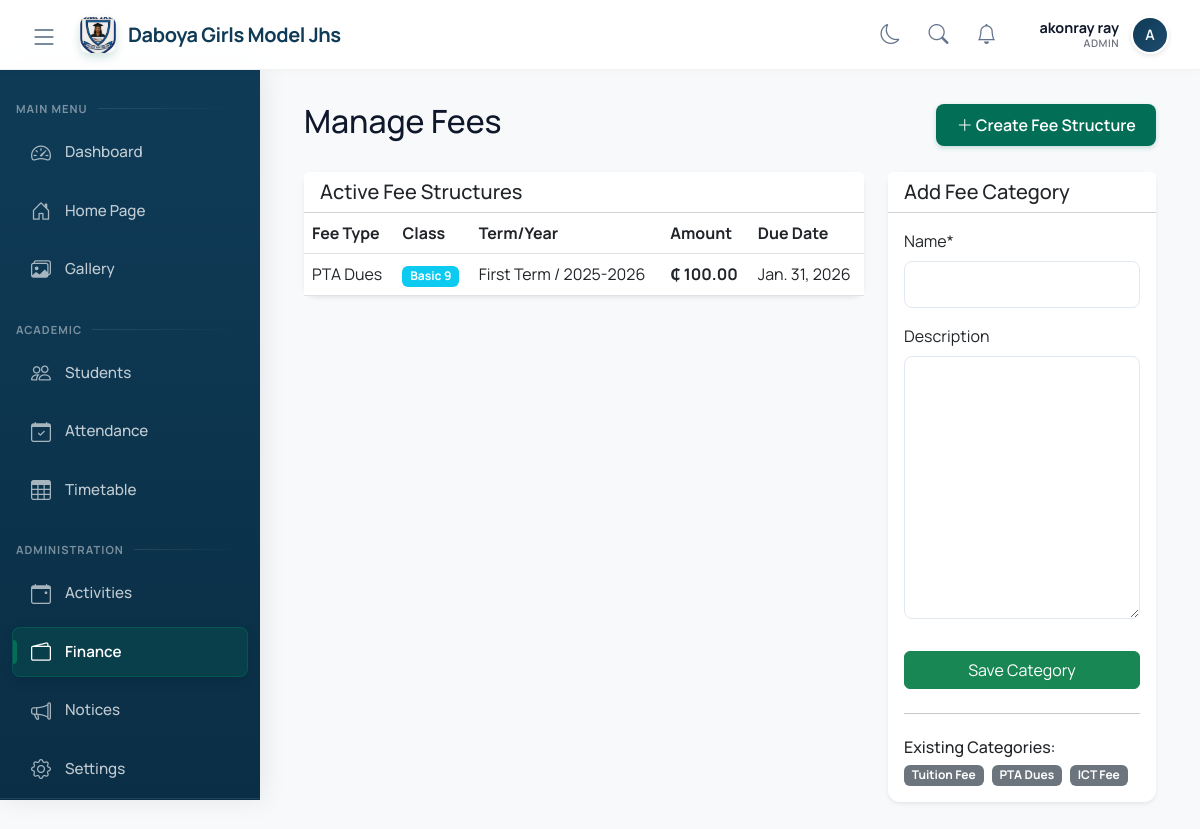
Screenshot of /finance/manage/ (signed in) with the database file from the repository.
### academics/models.py (models this page shows, shortened)
class SchoolInfo(models.Model):
    name = models.CharField(max_length=200, default="Daboya Girls Model JHS")
    address = models.TextField(default="P.O. Box 6, Daboya, North Gonja District")
    phone = models.CharField(max_length=50, default="024-0852910")
    email = models.EmailField(default="info@daboyagirlsmodel.edu.gh")
    motto = models.CharField(max_length=200, default="Success, Our Concern")
    logo = models.ImageField(upload_to='school_logo/', null=True, blank=True)
    class Meta:
        verbose_name_plural = "School Information"

class Class(models.Model):
    name = models.CharField(max_length=50)  # e.g., "Grade 10A", "Grade 9B"
    academic_year = models.ForeignKey(AcademicYear, on_delete=models.CASCADE)
    class_teacher = models.ForeignKey('teachers.Teacher', on_delete=models.SET_NULL,
                                     null=True, blank=True, related_name='managed_classes')
    class Meta:
        verbose_name_plural = "Classes"
        unique_together = ['name', 'academic_year']

class AcademicYear(models.Model):
    name = models.CharField(max_length=20)
    start_date = models.DateField()
    end_date = models.DateField()
    is_current = models.BooleanField(default=False)
    def __str__(self):
        return self.name
    class Meta:
        ordering = ['-start_date']

### accounts/models.py (models this page shows, shortened)
class User(AbstractUser):
    USER_TYPES = (
        ('admin', 'Admin'),
        ('teacher', 'Teacher'),
        ('student', 'Student'),
        ('parent', 'Parent'),
    )
    user_type = models.CharField(max_length=10, choices=USER_TYPES)
    phone = models.CharField(max_length=15, blank=True)
    address = models.TextField(blank=True)
    profile_picture = models.ImageField(upload_to='profiles/', null=True, blank=True)

### finance/models.py (models this page shows, shortened)
class FeeStructure(models.Model):
    head = models.ForeignKey(FeeHead, on_delete=models.CASCADE)
    class_level = models.ForeignKey(Class, on_delete=models.CASCADE, verbose_name="Class")
    academic_year = models.ForeignKey(AcademicYear, on_delete=models.CASCADE)
    term = models.CharField(max_length=20, choices=TERM_CHOICES)
    amount = models.DecimalField(max_digits=10, decimal_places=2)
    due_date = models.DateField(null=True, blank=True)
    class Meta:
        unique_together = ('head', 'class_level', 'academic_year', 'term')

class FeeHead(models.Model):
    name = models.CharField(max_length=100)
    description = models.TextField(blank=True)

### finance/views.py (the view)
# urls.py: path('manage/', views.manage_fees, name='manage_fees'),
@login_required
def manage_fees(request):
    if request.user.user_type != 'admin':
        return redirect('dashboard')
    heads = FeeHead.objects.all()
    structures = FeeStructure.objects.select_related('head', 'class_level', 'academic_year').order_by('-id')
    if request.method == 'POST':
        head_form = FeeHeadForm(request.POST)
        if head_form.is_valid():
            head_form.save()
            messages.success(request, 'Fee Type created')
            return redirect('finance:manage_fees')
    else:
        head_form = FeeHeadForm()
    return render(request, 'finance/manage_fees.html', {
        'heads': heads,
        'structures': structures,
        'head_form': head_form
    })

### finance/forms.py
class FeeHeadForm(forms.ModelForm):
    class Meta:
        model = FeeHead
        fields = ['name', 'description']

### academics/context_processors.py (called while the page is built)
def school_info(request):
    try:
        info = SchoolInfo.objects.first()
    except:
        info = None
    if not info:
        return {
            'school_name': "Daboya Girls Model JHS",
            'school_address': "P.O. Box 6, Daboya, North Gonja District",
            'school_motto': "Success, Our Concern",
        }
    return {
        'school_name': info.name,
        'school_address': info.address,
        'school_phone': info.phone,
        'school_email': info.email,
        'school_motto': info.motto,
        'school_logo': info.logo,
        'school_object': info
    }

### announcements/context_processors.py (called while the page is built)
def user_notifications(request):
    if request.user.is_authenticated:
        try:
            return {
                'unread_notifications': request.user.notifications.filter(is_read=False).order_by('-created_at')[:5],
                'unread_count': request.user.notifications.filter(is_read=False).count()
            }
        except (OperationalError, ProgrammingError):
            return {'unread_notifications': [], 'unread_count': 0}
    return {}

### templates/finance/manage_fees.html (shortened to what this page needs)
{% extends 'base.html' %}
{% load crispy_forms_tags %}
{% block content %}
<div class="container-fluid">
    <div class="d-flex justify-content-between align-items-center mb-4">
        <h2 class="page-title">Manage Fees</h2>
        <a href="{% url 'finance:create_fee_structure' %}" class="btn btn-primary"><i class="bi bi-plus-lg"></i> Create Fee Structure</a>
    </div>
    <div class="row">
        <div class="col-md-8">
            <div class="card border-0 shadow-sm">
                <div class="card-header bg-white">
                    <h5 class="mb-0">Active Fee Structures</h5>
                </div>
                <div class="table-responsive">
                    <table class="table table-hover align-middle mb-0">
                        <thead class="bg-light">
                            <tr>
                                <th>Fee Type</th>
                                <th>Class</th>
                                <th>Term/Year</th>
                                <th>Amount</th>
                                <th>Due Date</th>
                            </tr>
                        </thead>
                        <tbody>
                            {% for fee in structures %}
                            <tr>
                                <td>{{ fee.head.name }}</td>
                                <td><span class="badge bg-info">{{ fee.class_level.name }}</span></td>
                                <td>{{ fee.get_term_display }} / {{ fee.academic_year }}</td>
                                <td class="fw-bold">₵ {{ fee.amount }}</td>
                                <td>{{ fee.due_date|default:"-" }}</td>
                            </tr>
                            {% empty %}
                            <tr><td colspan="5" class="text-center text-muted">No fee structures found.</td></tr>
                            {% endfor %}
                        </tbody>
                    </table>
                </div>
            </div>
        </div>
        <div class="col-md-4">
            <div class="card border-0 shadow-sm">
                <div class="card-header bg-white">
                    <h5 class="mb-0">Add Fee Category</h5>
                </div>
                <div class="card-body">
                    <form method="post">
                        {{ head_form|crispy }}
                        <button type="submit" class="btn btn-success w-100 mt-3">Save Category</button>
                    </form>
                    <hr class="my-4">
                    <h6>Existing Categories:</h6>
                    <div class="d-flex flex-wrap gap-2">
                        {% for head in heads %}
                        <span class="badge bg-secondary">{{ head.name }}</span>
                        {% endfor %}
                    </div>
                </div>
            </div>
        </div>
    </div>
</div>
{% endblock %}

### templates/base.html (shortened to what this page needs)
{% load static %}
<!DOCTYPE html>
<html lang="en">
<head>
    <link href="https://cdn.jsdelivr.net/npm/bootstrap@5.3.0/dist/css/bootstrap.min.css" rel="stylesheet">
    <link rel="stylesheet" href="https://cdn.jsdelivr.net/npm/bootstrap-icons@1.11.0/font/bootstrap-icons.css">
</head>
<body>
    <div class="main-container {% if not user.is_authenticated %}public-layout{% endif %}">
        {% if user.is_authenticated %}
        <header class="header">
            <div class="container-fluid px-3 px-lg-4">
                <div class="d-flex justify-content-between align-items-center">
                    <div class="d-flex align-items-center gap-2">
                        <button class="header-action-btn d-none d-lg-block me-2" onclick="toggleSidebar()">
                            <i class="bi bi-list fs-3"></i>
                        </button>
                        <div class="navbar-brand m-0">
                            <div class="header-brand-icon">
                                {% if school_logo %}
                                    <img src="{{ school_logo.url }}" alt="Logo" style="width: 100%; height: 100%; object-fit: cover; border-radius: 8px;">
                                {% else %}
                                    GM
                                {% endif %}
                            </div>
                            <span class="d-none d-sm-block">{{ school_name|default:"Girls Model JHS" }}</span>
                        </div>
                    </div>
                    <div class="d-flex align-items-center gap-2">
                        <button class="header-action-btn d-none d-lg-flex" onclick="toggleTheme()" title="Toggle Dark Mode">
                            <i class="bi bi-moon fs-5" id="themeIcon"></i>
                        </button>
                        <button class="header-action-btn" data-bs-toggle="modal" data-bs-target="#searchModal" title="Search (Ctrl+K)">
                            <i class="bi bi-search fs-5"></i>
                        </button>
                        {% if user.is_authenticated %}
                        <div class="dropdown">
                            <button class="header-action-btn" type="button" data-bs-toggle="dropdown" aria-expanded="False">
                                <i class="bi bi-bell fs-5"></i>
                            </button>
                        </div>
                        {% endif %}
                        <a href="{% url 'dashboard' %}" class="user-info ms-2">
                            <div class="d-none d-md-block text-end lh-sm">
                                <div class="fw-bold" style="font-size: 0.9rem;">{{ user.get_full_name }}</div>
                                <div class="text-uppercase" style="font-size: 0.65rem; opacity: 0.6; font-weight: 600; letter-spacing: 0.5px;">{{ user.user_type }}</div>
                            </div>
                            <div class="user-avatar">
                                {{ user.get_full_name|first|upper }}
                            </div>
                        </a>
                    </div>
                </div>
            </div>
        </header>
        <nav class="sidebar" id="sidebar">
            <h4 class="mb-2">Main Menu</h4>
            <div class="nav-item">
                <a href="{% url 'dashboard' %}" class="nav-link {% if request.resolver_match.url_name == 'dashboard' %}active{% endif %}" title="Dashboard">
                    <i class="bi bi-speedometer2"></i>
                    <span>Dashboard</span>
                </a>
            </div>
            <div class="nav-item">
                <a href="{% url 'home' %}" class="nav-link {% if request.resolver_match.url_name == 'home' %}active{% endif %}" title="Home Page">
                    <i class="bi bi-house-door"></i>
                    <span>Home Page</span>
                </a>
            </div>
            <div class="nav-item">
                <a href="{% url 'academics:gallery' %}" class="nav-link {% if request.resolver_match.url_name == 'gallery' %}active{% endif %}" title="Gallery">
                    <i class="bi bi-images"></i>
                    <span>Gallery</span>
                </a>
            </div>
            {% if user.user_type == 'admin' or user.user_type == 'teacher' %}
            <h4 class="mb-2 mt-4">Academic</h4>
            <div class="nav-item">
                <a href="{% url 'students:student_list' %}" class="nav-link {% if request.resolver_match.url_name == 'student_list' %}active{% endif %}" title="Students">
                    <i class="bi bi-people"></i>
                    <span>Students</span>
                </a>
            </div>
            <div class="nav-item">
                <a href="{% url 'students:mark_attendance' %}" class="nav-link {% if request.resolver_match.url_name == 'mark_attendance' %}active{% endif %}" title="Attendance">
                    <i class="bi bi-calendar-check"></i>
                    <span>Attendance</span>
                </a>
            </div>
            <div class="nav-item">
                <a href="{% url 'academics:timetable' %}" class="nav-link {% if request.resolver_match.url_name == 'timetable' %}active{% endif %}" title="Timetable">
                    <i class="bi bi-table"></i>
                    <span>Timetable</span>
                </a>
            </div>
            {% endif %}
            {% if user.user_type == 'admin' %}
            <h4 class="mb-2 mt-4">Administration</h4>
            <div class="nav-item">
                <a href="{% url 'academics:manage_activities' %}" class="nav-link {% if request.resolver_match.url_name == 'manage_activities' %}active{% endif %}" title="Activities">
                    <i class="bi bi-calendar-event"></i>
                    <span>Activities</span>
                </a>
            </div>
            <div class="nav-item">
                <a href="{% url 'finance:dashboard' %}" class="nav-link {% if 'finance' in request.resolver_match.app_names %}active{% endif %}" title="Finance">
                    <i class="bi bi-wallet2"></i>
                    <span>Finance</span>
                </a>
            </div>
            <div class="nav-item">
                <a href="{% url 'announcements:manage' %}" class="nav-link {% if 'announcements' in request.resolver_match.app_names %}active{% endif %}" title="Notices">
                    <i class="bi bi-megaphone"></i>
                    <span>Notices</span>
                </a>
            </div>
            <div class="nav-item">
                <a href="{% url 'academics:school_settings' %}" class="nav-link {% if request.resolver_match.url_name == 'school_settings' %}active{% endif %}" title="Settings">
                    <i class="bi bi-gear"></i>
                    <span>Settings</span>
                </a>
            </div>
            {% endif %}
            <div class="mt-auto p-3 border-top" style="border-color: rgba(255,255,255,0.1) !important;">
            </div>
        </nav>
        {% endif %}
        <main class="main-content {% if not user.is_authenticated %}w-100 m-0 p-0{% endif %}" id="mainContent">
            {% block content %}{% endblock %}
        </main>
    </div>
    <div class="position-fixed top-0 end-0 p-3" style="z-index: 1200; width: 320px;" id="toastContainer"></div>
</body>
</html>

### rows the page displays
SchoolInfo: name "Daboya Girls Model Jhs"
User: get_full_name "akonray ray", user_type "ADMIN", get_full_name|first "A"
FeeStructure: head.name "PTA Dues", class_level.name "Basic 9", term "First Term", academic_year "2025-2026", amount "100.00", due_date "Jan. 31, 2026"
FeeHead: name "Tuition Fee"
FeeHead: name "PTA Dues"
FeeHead: name "ICT Fee"
